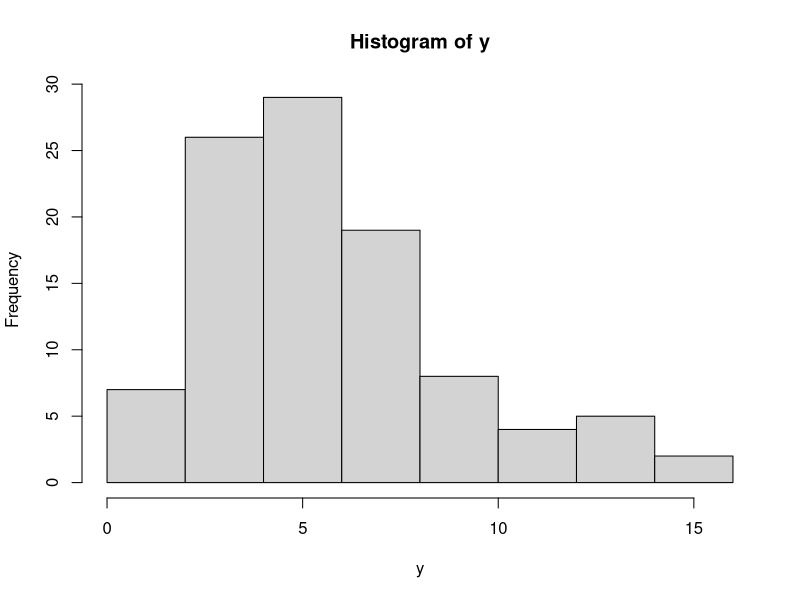
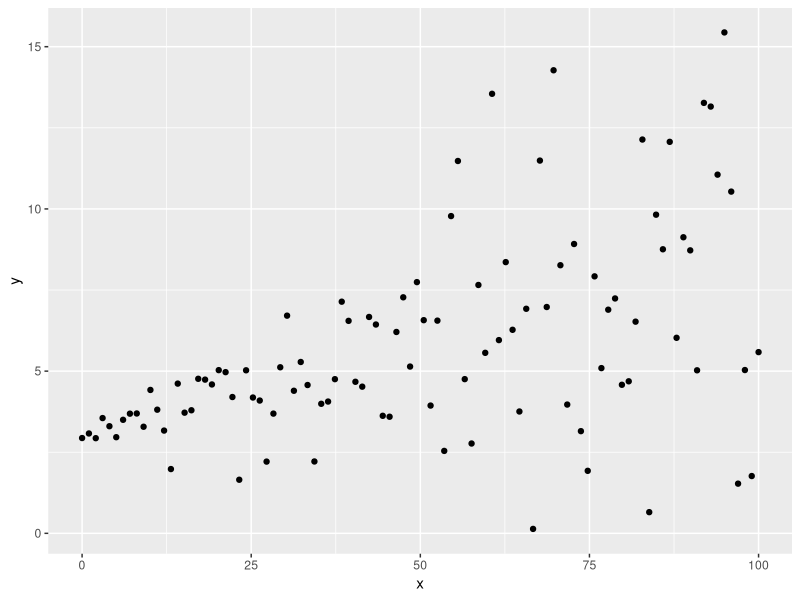
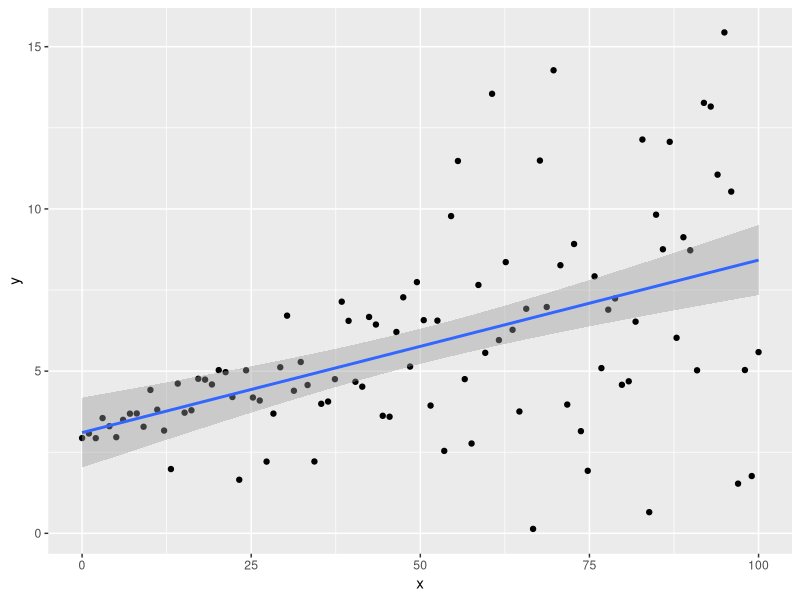
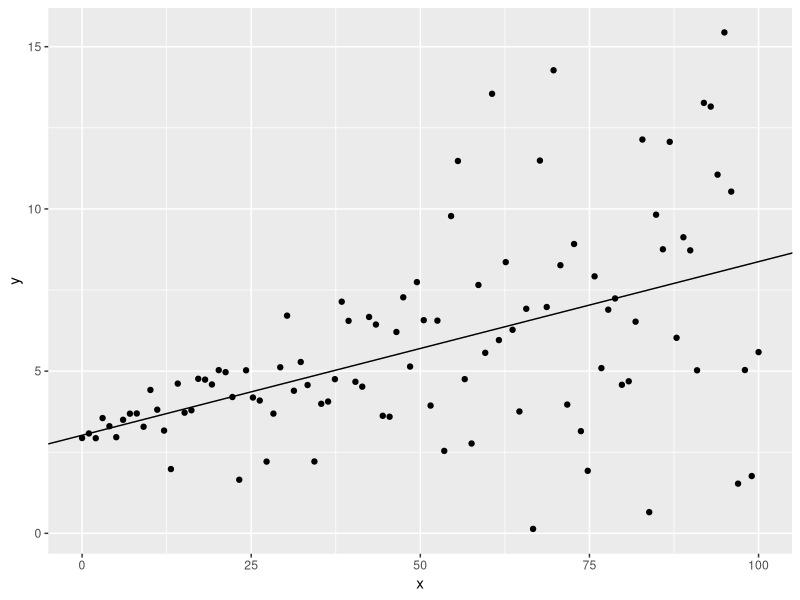
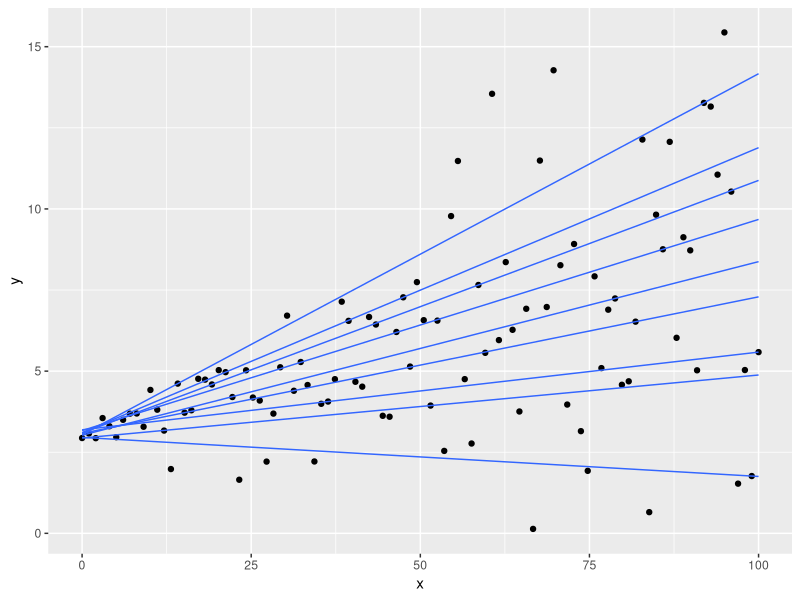
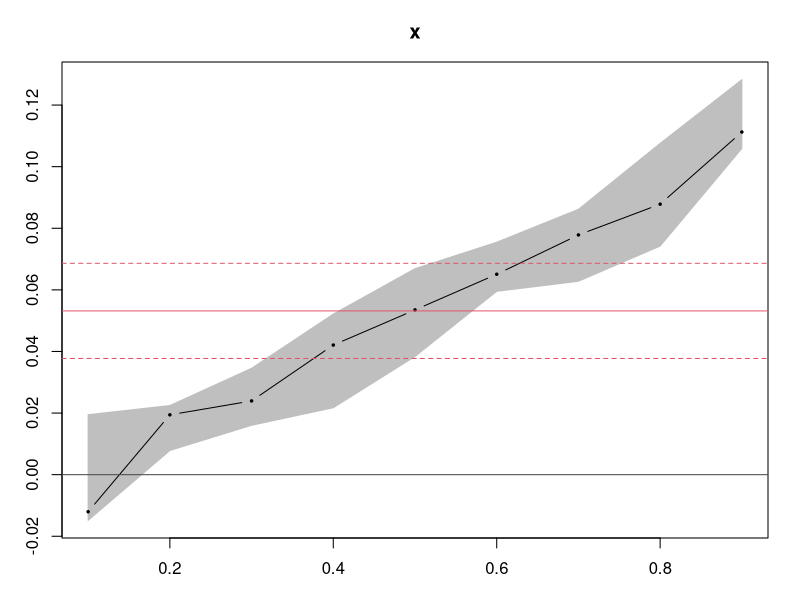
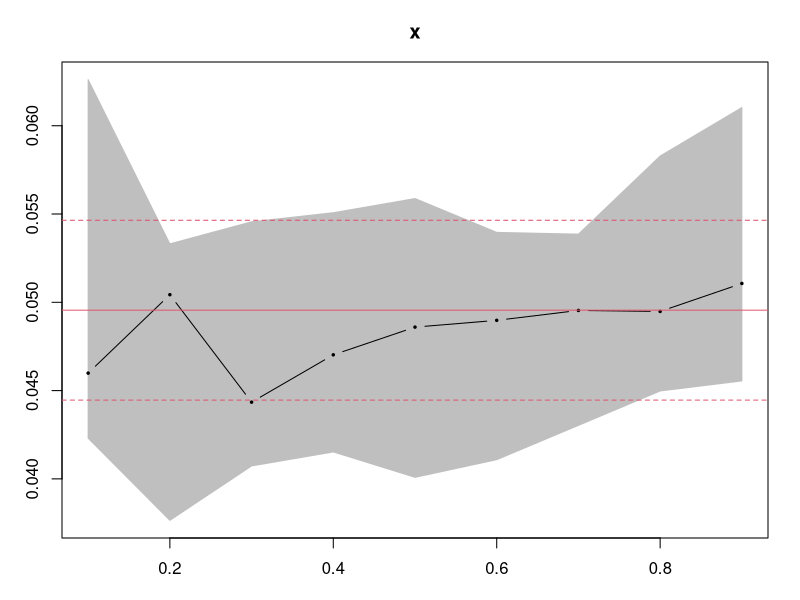

The R script that drew these images, in order:
## ---- chunk 1

## ---- chunk 2
# generate data with non-constant variance

x <- seq(0,100,length.out = 100)        # independent variable
sig <- 0.1 + 0.05*x                     # non-constant variance
b_0 <- 3                                # true intercept
b_1 <- 0.05                             # true slope
set.seed(1)                             # reproducibility
e <- rnorm(100,mean = 0, sd = sig)      # normal random error with non-constant variance
y <- b_0 + b_1*x + e                    # dependent variable
dat <- data.frame(x,y)
hist(y)
library(ggplot2)
ggplot(dat, aes(x,y)) + geom_point()
ggplot(dat, aes(x,y)) + geom_point() + geom_smooth(method="lm")
## ---- chunk 3
library(quantreg)
qr <- rq(y ~ x, data=dat, tau = 0.5) # tau: quantile of interest. Here we have it at 50th percentile.
summary(qr)
## ---- chunk 4
ggplot(dat, aes(x,y)) + geom_point() + 
  geom_abline(intercept=coef(qr)[1], slope=coef(qr)[2])
## ---- chunk 5
qs <- 1:9/10
qr1 <- rq(y ~ x, data=dat, tau = qs)
#check for its coefficients
coef(qr1)

# plot
ggplot(dat, aes(x,y)) + geom_point() + geom_quantile(quantiles = qs)
## ---- chunk 6
plot(summary(qr1), parm="x")
## ---- chunk 7
# generate data with constant variance

x <- seq(0, 100, length.out = 100)    # independent variable
b_0 <- 3                              # true intercept
b_1 <- 0.05                           # true slope
set.seed(1)                           # reproducibility
e <- rnorm(100, mean = 0, sd = 1)     # normal random error with constant variance
y <- b_0 + b_1 * x + e                # dependent variable
dat2 <- data.frame(x, y)
qr2 = rq(y ~ x, data = dat2, tau = qs)
plot(summary(qr2), parm = "x")
